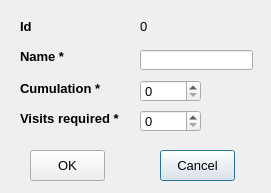
<?xml version="1.0" encoding="UTF-8"?>
<ui version="4.0">
 <class>CustomerTypesAddModifyForm</class>
 <widget class="QDialog" name="CustomerTypesAddModifyForm">
  <property name="geometry">
   <rect>
    <x>0</x>
    <y>0</y>
    <width>271</width>
    <height>193</height>
   </rect>
  </property>
  <property name="font">
   <font>
    <pointsize>10</pointsize>
   </font>
  </property>
  <property name="windowTitle">
   <string>Dialog</string>
  </property>
  <property name="windowIcon">
   <iconset resource="MyResources.qrc">
    <normaloff>:/Images/customer type pic.png</normaloff>:/Images/customer type pic.png</iconset>
  </property>
  <widget class="QLabel" name="lbllblId">
   <property name="geometry">
    <rect>
     <x>20</x>
     <y>20</y>
     <width>47</width>
     <height>13</height>
    </rect>
   </property>
   <property name="font">
    <font>
     <pointsize>10</pointsize>
     <weight>75</weight>
     <bold>true</bold>
    </font>
   </property>
   <property name="text">
    <string>Id</string>
   </property>
  </widget>
  <widget class="QPushButton" name="pbtCancel">
   <property name="geometry">
    <rect>
     <x>160</x>
     <y>150</y>
     <width>75</width>
     <height>31</height>
    </rect>
   </property>
   <property name="text">
    <string>Cancel</string>
   </property>
  </widget>
  <widget class="QLineEdit" name="ledName">
   <property name="geometry">
    <rect>
     <x>140</x>
     <y>50</y>
     <width>113</width>
     <height>20</height>
    </rect>
   </property>
  </widget>
  <widget class="QPushButton" name="pbtOk">
   <property name="geometry">
    <rect>
     <x>30</x>
     <y>150</y>
     <width>75</width>
     <height>31</height>
    </rect>
   </property>
   <property name="text">
    <string>OK</string>
   </property>
  </widget>
  <widget class="QLabel" name="label_2">
   <property name="geometry">
    <rect>
     <x>20</x>
     <y>50</y>
     <width>47</width>
     <height>13</height>
    </rect>
   </property>
   <property name="font">
    <font>
     <pointsize>10</pointsize>
     <weight>75</weight>
     <bold>true</bold>
    </font>
   </property>
   <property name="text">
    <string>Name *</string>
   </property>
  </widget>
  <widget class="QLabel" name="label_3">
   <property name="geometry">
    <rect>
     <x>20</x>
     <y>80</y>
     <width>91</width>
     <height>16</height>
    </rect>
   </property>
   <property name="font">
    <font>
     <pointsize>10</pointsize>
     <weight>75</weight>
     <bold>true</bold>
    </font>
   </property>
   <property name="text">
    <string>Cumulation *</string>
   </property>
  </widget>
  <widget class="QLabel" name="label_4">
   <property name="geometry">
    <rect>
     <x>20</x>
     <y>110</y>
     <width>111</width>
     <height>16</height>
    </rect>
   </property>
   <property name="font">
    <font>
     <pointsize>10</pointsize>
     <weight>75</weight>
     <bold>true</bold>
    </font>
   </property>
   <property name="text">
    <string>Visits required *</string>
   </property>
  </widget>
  <widget class="QLabel" name="lblId">
   <property name="geometry">
    <rect>
     <x>140</x>
     <y>20</y>
     <width>47</width>
     <height>13</height>
    </rect>
   </property>
   <property name="text">
    <string>0</string>
   </property>
  </widget>
  <widget class="QSpinBox" name="spbCumulation">
   <property name="geometry">
    <rect>
     <x>140</x>
     <y>80</y>
     <width>61</width>
     <height>22</height>
    </rect>
   </property>
   <property name="maximum">
    <number>100</number>
   </property>
  </widget>
  <widget class="QSpinBox" name="spbVisitsRequired">
   <property name="geometry">
    <rect>
     <x>140</x>
     <y>110</y>
     <width>61</width>
     <height>22</height>
    </rect>
   </property>
   <property name="maximum">
    <number>100</number>
   </property>
  </widget>
 </widget>
 <resources>
  <include location="MyResources.qrc"/>
 </resources>
 <connections/>
</ui>
